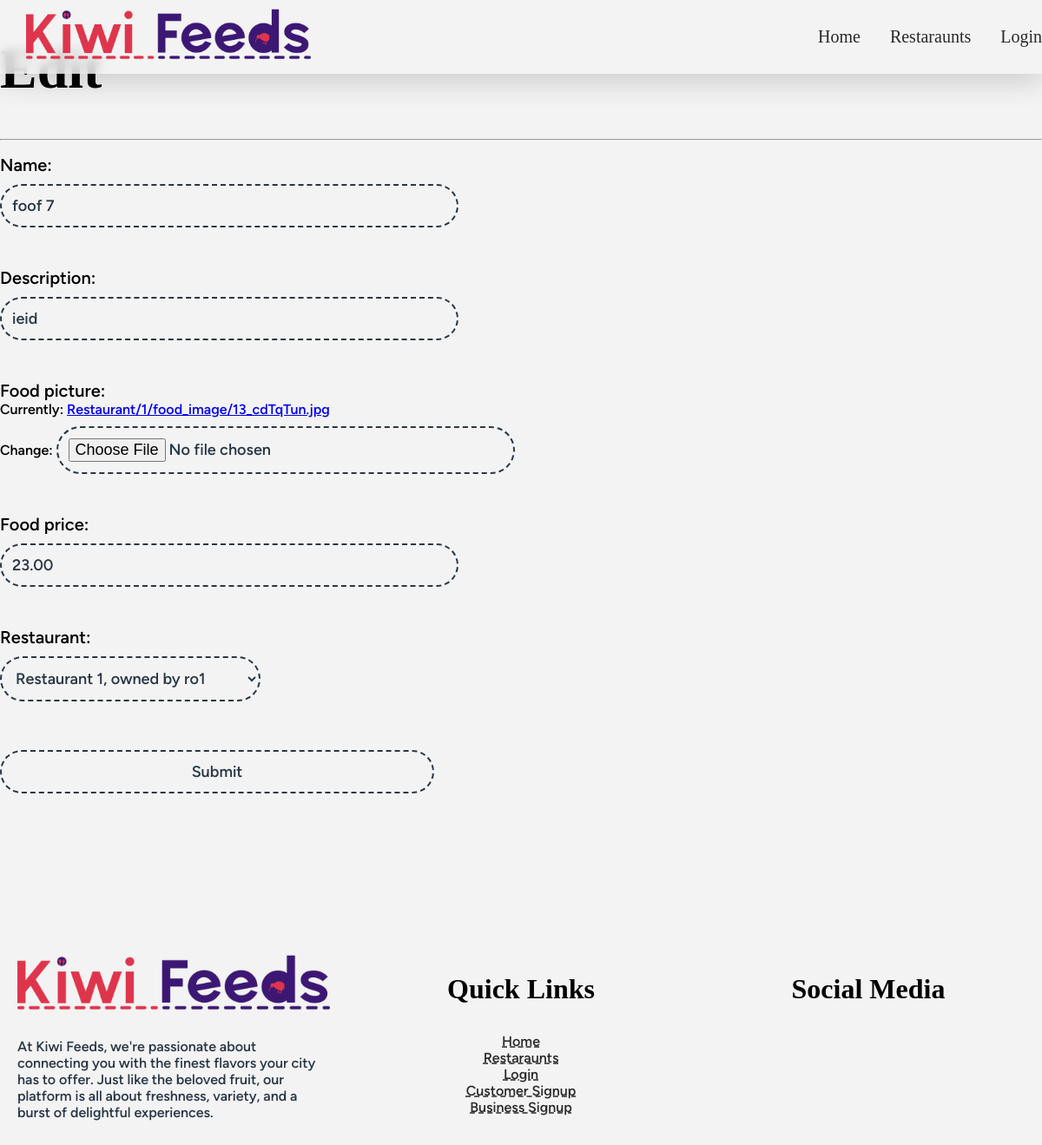
Page /food/13/edit-food on the committed database.
### app_food/models.py (models this page shows, shortened)
class Food(models.Model):
    name = models.CharField(max_length=255)
    description = models.CharField(max_length=300)
    food_picture = models.ImageField(
        default='/profile_pics/temp_pfp_placeholder_REPLACE_LATER.avif',
        upload_to=get_food_image_upload_path,
        height_field=None,
        width_field=None
    )
    food_price = models.DecimalField(max_digits=5, decimal_places=2)
    restaurant = models.ForeignKey('app_restaurants.Restaurant', on_delete=models.PROTECT)

### app_food/views.py (the view)
# urls.py: path("<int:food_id>/edit-food", EditFood,name="edit-food"),
def EditFood(request,food_id):
    model = Food.objects.get(pk=food_id)
    form = FoodForm()
    if request.method == "POST":
        print(request.POST)
        form=FoodForm(request.POST, instance=model)
        if form.is_valid():
            form.save()
        else:
            form=FoodForm()
        return HttpResponseRedirect(f"/restaurants/{model.restaurant.id}/edit/")
    else:
        form=FoodForm(instance=model)
    return render(request,'app_food/edit_food.html',{'form':form})

### app_food/forms.py
class FoodForm(ModelForm):
     class Meta:
         model = Food
         fields = ['name', 'description', 'food_picture', 'food_price','restaurant']

### app_restaurants/models.py (called while the page is built)
    def __str__(self):
        return f'{self.restaurant_name}, owned by {self.restaurant_owner}'

### app_user/models.py (called while the page is built)
    def __str__(self):
        return f'{self.this_user.username} '

### templates/app_food/edit_food.html (shortened to what this page needs)
{% extends 'base/base.html' %}
{% block content %}
    <h1>Edit {{thisfood.name}}</h1>
    <hr>
    <form method="post">
        {{form.as_p}}
        <input type="submit"/>
    </form>
{% endblock %}

### static/styles/styles.css (style rules this page uses)
:root { --c-red: #DE354C; --c-dark-red: #932432; --c-blue: #3C1874; --c-dark-blue: #283747; --c-black: #292929; --c-white: #F3F3F3; --t-heading: "wavehaus"; --t-paragraph: "oak sans"; }
body { background-color: #F3F3F3; margin: 0px; }
h1,h2,h3,h4,h5 { font-family: 'wavehaus'; }
h1 { font-size: 4em; }
p,a { font-family: 'oak sans'; font-weight: 500; }
p > label { display: flex; font-size: 20px; max-width: 500px; }
input,select { margin-right: 20px; margin-top: 10px; margin-bottom: 30px; border: dashed 2px; border-radius: 90px; width: 100%; min-width: 300px; max-width: 500px; font-family: var(--t-paragraph); font-weight: 500; font-size: 18px; color: var(--c-dark-blue); padding: 12px; background-color: var(--c-white); transition: .2s; }
select { max-width: 50px; }

### rows in the picture
Food: name "foof 7", description "ieid", food_price "23.00", restaurant "Restaurant 1, owned by ro1"
